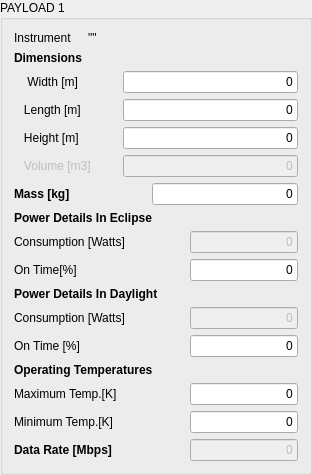
        <widget class="QGroupBox" name="Payload1GroupBox">
         <property name="enabled">
          <bool>true</bool>
         </property>
         <property name="title">
          <string>PAYLOAD 1</string>
         </property>
         <layout class="QGridLayout" name="gridLayout_2">
          <item row="0" column="0">
           <widget class="QLabel" name="label_119">
            <property name="text">
             <string>Instrument</string>
            </property>
           </widget>
          </item>
          <item row="0" column="1">
           <widget class="QLabel" name="Payload1NameLabel">
            <property name="text">
             <string>&quot;&quot;</string>
            </property>
           </widget>
          </item>
          <item row="2" column="0">
           <widget class="QLabel" name="label_120">
            <property name="sizePolicy">
             <sizepolicy hsizetype="Fixed" vsizetype="Fixed">
              <horstretch>0</horstretch>
              <verstretch>0</verstretch>
             </sizepolicy>
            </property>
            <property name="font">
             <font>
              <weight>75</weight>
              <bold>true</bold>
             </font>
            </property>
            <property name="text">
             <string>Dimensions</string>
            </property>
            <property name="indent">
             <number>0</number>
            </property>
           </widget>
          </item>
          <item row="3" column="0">
           <widget class="QLabel" name="label_121">
            <property name="sizePolicy">
             <sizepolicy hsizetype="Fixed" vsizetype="Fixed">
              <horstretch>0</horstretch>
              <verstretch>0</verstretch>
             </sizepolicy>
            </property>
            <property name="text">
             <string>    Width [m]</string>
            </property>
            <property name="indent">
             <number>0</number>
            </property>
           </widget>
          </item>
          <item row="3" column="3" colspan="4">
           <widget class="QLineEdit" name="Payload1WidthLineEdit">
            <property name="enabled">
             <bool>true</bool>
            </property>
            <property name="text">
             <string>0</string>
            </property>
            <property name="alignment">
             <set>Qt::AlignRight|Qt::AlignTrailing|Qt::AlignVCenter</set>
            </property>
           </widget>
          </item>
          <item row="4" column="0">
           <widget class="QLabel" name="label_122">
            <property name="sizePolicy">
             <sizepolicy hsizetype="Fixed" vsizetype="Fixed">
              <horstretch>0</horstretch>
              <verstretch>0</verstretch>
             </sizepolicy>
            </property>
            <property name="text">
             <string>   Length [m]</string>
            </property>
            <property name="indent">
             <number>0</number>
            </property>
           </widget>
          </item>
          <item row="4" column="3" colspan="4">
           <widget class="QLineEdit" name="Payload1LengthLineEdit">
            <property name="enabled">
             <bool>true</bool>
            </property>
            <property name="text">
             <string>0</string>
            </property>
            <property name="alignment">
             <set>Qt::AlignRight|Qt::AlignTrailing|Qt::AlignVCenter</set>
            </property>
           </widget>
          </item>
          <item row="5" column="0">
           <widget class="QLabel" name="label_123">
            <property name="sizePolicy">
             <sizepolicy hsizetype="Fixed" vsizetype="Fixed">
              <horstretch>0</horstretch>
              <verstretch>0</verstretch>
             </sizepolicy>
            </property>
            <property name="text">
             <string>   Height [m]</string>
            </property>
            <property name="indent">
             <number>0</number>
            </property>
           </widget>
          </item>
          <item row="5" column="3" colspan="4">
           <widget class="QLineEdit" name="Payload1HeightLineEdit">
            <property name="enabled">
             <bool>true</bool>
            </property>
            <property name="text">
             <string>0</string>
            </property>
            <property name="alignment">
             <set>Qt::AlignRight|Qt::AlignTrailing|Qt::AlignVCenter</set>
            </property>
           </widget>
          </item>
          <item row="6" column="0" colspan="2">
           <widget class="QLabel" name="label_124">
            <property name="enabled">
             <bool>false</bool>
            </property>
            <property name="sizePolicy">
             <sizepolicy hsizetype="Fixed" vsizetype="Fixed">
              <horstretch>0</horstretch>
              <verstretch>0</verstretch>
             </sizepolicy>
            </property>
            <property name="text">
             <string>   Volume [m3]</string>
            </property>
            <property name="indent">
             <number>0</number>
            </property>
           </widget>
          </item>
          <item row="6" column="3" colspan="4">
           <widget class="QLineEdit" name="Payload1VolumeLineEdit">
            <property name="enabled">
             <bool>false</bool>
            </property>
            <property name="text">
             <string>0</string>
            </property>
            <property name="alignment">
             <set>Qt::AlignRight|Qt::AlignTrailing|Qt::AlignVCenter</set>
            </property>
           </widget>
          </item>
          <item row="7" column="0">
           <widget class="QLabel" name="label_125">
            <property name="sizePolicy">
             <sizepolicy hsizetype="Fixed" vsizetype="Fixed">
              <horstretch>0</horstretch>
              <verstretch>0</verstretch>
             </sizepolicy>
            </property>
            <property name="font">
             <font>
              <weight>75</weight>
              <bold>true</bold>
             </font>
            </property>
            <property name="text">
             <string>Mass [kg]</string>
            </property>
            <property name="indent">
             <number>0</number>
            </property>
           </widget>
          </item>
          <item row="7" column="4" colspan="3">
           <widget class="QLineEdit" name="Payload1MassLineEdit">
            <property name="enabled">
             <bool>true</bool>
            </property>
            <property name="text">
             <string>0</string>
            </property>
            <property name="alignment">
             <set>Qt::AlignRight|Qt::AlignTrailing|Qt::AlignVCenter</set>
            </property>
           </widget>
          </item>
          <item row="8" column="0" colspan="6">
           <widget class="QLabel" name="label_6">
            <property name="font">
             <font>
              <weight>75</weight>
              <bold>true</bold>
             </font>
            </property>
            <property name="text">
             <string>Power Details In Eclipse</string>
            </property>
           </widget>
          </item>
          <item row="9" column="0" colspan="5">
           <widget class="QLabel" name="label_126">
            <property name="sizePolicy">
             <sizepolicy hsizetype="Fixed" vsizetype="Fixed">
              <horstretch>0</horstretch>
              <verstretch>0</verstretch>
             </sizepolicy>
            </property>
            <property name="text">
             <string>Consumption [Watts]</string>
            </property>
            <property name="indent">
             <number>0</number>
            </property>
           </widget>
          </item>
          <item row="9" column="5" colspan="2">
           <widget class="QLineEdit" name="Payload1PowerConsumptionInEclipseLineEdit">
            <property name="enabled">
             <bool>false</bool>
            </property>
            <property name="text">
             <string>0</string>
            </property>
            <property name="alignment">
             <set>Qt::AlignRight|Qt::AlignTrailing|Qt::AlignVCenter</set>
            </property>
           </widget>
          </item>
          <item row="10" column="0">
           <widget class="QLabel" name="label_127">
            <property name="sizePolicy">
             <sizepolicy hsizetype="Fixed" vsizetype="Fixed">
              <horstretch>0</horstretch>
              <verstretch>0</verstretch>
             </sizepolicy>
            </property>
            <property name="text">
             <string>On Time[%]</string>
            </property>
            <property name="indent">
             <number>0</number>
            </property>
           </widget>
          </item>
          <item row="10" column="5" colspan="2">
           <widget class="QLineEdit" name="Payload1PowerOnTimeEclipseLineEdit">
            <property name="enabled">
             <bool>true</bool>
            </property>
            <property name="text">
             <string>0</string>
            </property>
            <property name="alignment">
             <set>Qt::AlignRight|Qt::AlignTrailing|Qt::AlignVCenter</set>
            </property>
           </widget>
          </item>
          <item row="11" column="0" colspan="6">
           <widget class="QLabel" name="label_7">
            <property name="font">
             <font>
              <weight>75</weight>
              <bold>true</bold>
             </font>
            </property>
            <property name="text">
             <string>Power Details In Daylight</string>
            </property>
           </widget>
          </item>
          <item row="12" column="0" colspan="5">
           <widget class="QLabel" name="label">
            <property name="text">
             <string>Consumption [Watts]</string>
            </property>
           </widget>
          </item>
          <item row="12" column="5" colspan="2">
           <widget class="QLineEdit" name="Payload1PowerConsumptionInDaylightLineEdit">
            <property name="enabled">
             <bool>false</bool>
            </property>
            <property name="text">
             <string>0</string>
            </property>
            <property name="alignment">
             <set>Qt::AlignRight|Qt::AlignTrailing|Qt::AlignVCenter</set>
            </property>
           </widget>
          </item>
          <item row="13" column="0">
           <widget class="QLabel" name="label_128">
            <property name="sizePolicy">
             <sizepolicy hsizetype="Fixed" vsizetype="Fixed">
              <horstretch>0</horstretch>
              <verstretch>0</verstretch>
             </sizepolicy>
            </property>
            <property name="text">
             <string>On Time [%]</string>
            </property>
            <property name="indent">
             <number>0</number>
            </property>
           </widget>
          </item>
          <item row="13" column="5" colspan="2">
           <widget class="QLineEdit" name="Payload1PowerOnTimeDaylightLineEdit">
            <property name="enabled">
             <bool>true</bool>
            </property>
            <property name="text">
             <string>0</string>
            </property>
            <property name="alignment">
             <set>Qt::AlignRight|Qt::AlignTrailing|Qt::AlignVCenter</set>
            </property>
           </widget>
          </item>
          <item row="14" column="0" colspan="6">
           <widget class="QLabel" name="label_8">
            <property name="font">
             <font>
              <weight>75</weight>
              <bold>true</bold>
             </font>
            </property>
            <property name="text">
             <string>Operating Temperatures</string>
            </property>
           </widget>
          </item>
          <item row="15" column="0" colspan="3">
           <widget class="QLabel" name="label_129">
            <property name="sizePolicy">
             <sizepolicy hsizetype="Fixed" vsizetype="Fixed">
              <horstretch>0</horstretch>
              <verstretch>0</verstretch>
             </sizepolicy>
            </property>
            <property name="text">
             <string>Maximum Temp.[K]</string>
            </property>
            <property name="indent">
             <number>0</number>
            </property>
           </widget>
          </item>
          <item row="15" column="5" colspan="2">
           <widget class="QLineEdit" name="Payload1MaxTempLimitLineEdit">
            <property name="enabled">
             <bool>true</bool>
            </property>
            <property name="text">
             <string>0</string>
            </property>
            <property name="alignment">
             <set>Qt::AlignRight|Qt::AlignTrailing|Qt::AlignVCenter</set>
            </property>
           </widget>
          </item>
          <item row="16" column="0" colspan="3">
           <widget class="QLabel" name="label_130">
            <property name="sizePolicy">
             <sizepolicy hsizetype="Fixed" vsizetype="Fixed">
              <horstretch>0</horstretch>
              <verstretch>0</verstretch>
             </sizepolicy>
            </property>
            <property name="text">
             <string>Minimum Temp.[K]</string>
            </property>
            <property name="indent">
             <number>0</number>
            </property>
           </widget>
          </item>
          <item row="16" column="5" colspan="2">
           <widget class="QLineEdit" name="Payload1MinTempLimitLineEdit">
            <property name="enabled">
             <bool>true</bool>
            </property>
            <property name="text">
             <string>0</string>
            </property>
            <property name="alignment">
             <set>Qt::AlignRight|Qt::AlignTrailing|Qt::AlignVCenter</set>
            </property>
           </widget>
          </item>
          <item row="17" column="0" colspan="4">
           <widget class="QLabel" name="label_131">
            <property name="sizePolicy">
             <sizepolicy hsizetype="Fixed" vsizetype="Fixed">
              <horstretch>0</horstretch>
              <verstretch>0</verstretch>
             </sizepolicy>
            </property>
            <property name="font">
             <font>
              <weight>75</weight>
              <bold>true</bold>
             </font>
            </property>
            <property name="text">
             <string>Data Rate [Mbps]</string>
            </property>
            <property name="indent">
             <number>0</number>
            </property>
           </widget>
          </item>
          <item row="17" column="5" colspan="2">
           <widget class="QLineEdit" name="Payload1DataRateLineEdit">
            <property name="enabled">
             <bool>false</bool>
            </property>
            <property name="text">
             <string>0</string>
            </property>
            <property name="alignment">
             <set>Qt::AlignRight|Qt::AlignTrailing|Qt::AlignVCenter</set>
            </property>
           </widget>
          </item>
         </layout>
        </widget>
